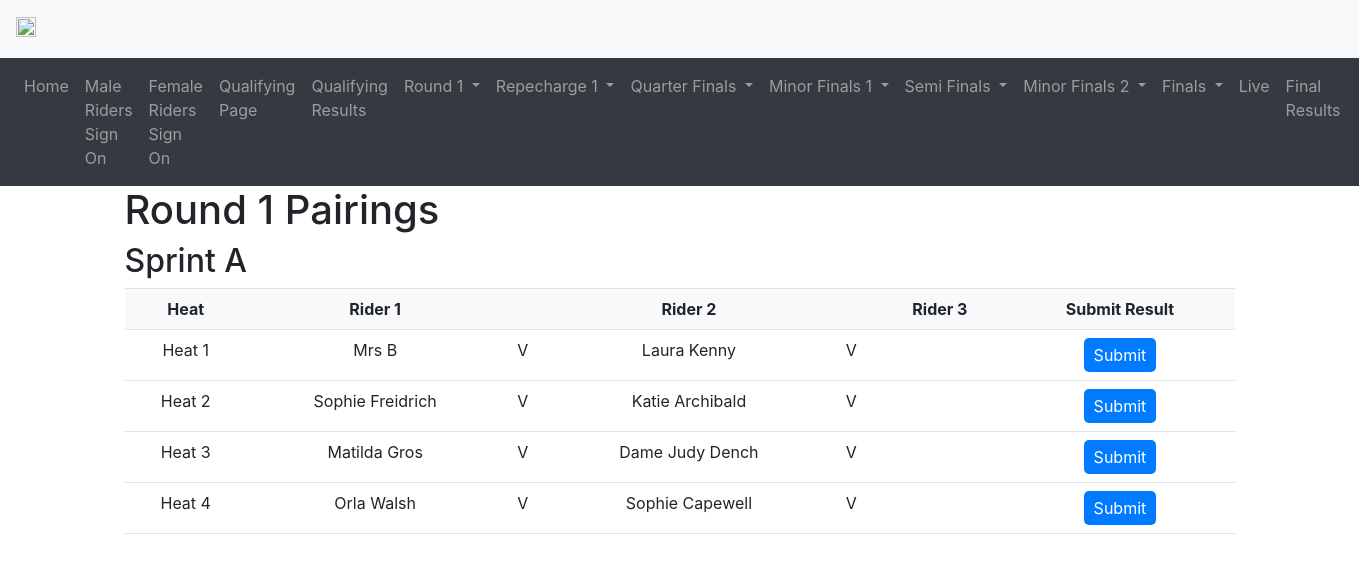
The app's page /round1_female with its own data.
### main.py (models this page shows, shortened)
class RidersFemale(Base):
    __tablename__ = 'riders_female'
    rider_number = db.Column(db.Integer, primary_key=True)
    rider_name = db.Column(db.String(50))
    rider_club = db.Column(db.String(50))
    signed_on = db.Column(db.String(50), default='No')
    qualifying_time = db.Column(db.Numeric(precision=3, asdecimal=False), nullable=True)
    seeding = db.Column(db.Integer)
    sprint_category = db.Column(db.String(50))
    round_1_pairing = db.Column(db.Integer, nullable=True)
    round_1_seeding = db.Column(db.Integer, nullable=True)
    quarter_final_seeding = db.Column(db.Integer, nullable=True)
    semi_final_seeding = db.Column(db.Integer, nullable=True)
    final_seeding = db.Column(db.Integer, nullable=True)
    final_result = db.Column(db.Integer, nullable=True)

### main.py (the view)
@app.route('/round1_female')
def round1_female():
    Session = sessionmaker(bind=engine)
    session = Session()
    riders = session.query(RidersFemale).all()
    sprint_categories = assign_sprint_categories(len(riders))
    pairings = generate_round1_pairings_female(riders, sprint_categories)
    global round1_heat_to_positions  # Declare as global
    if not round1_heat_to_positions:
        category = "default_category_female"  # Replace with your actual logic to determine category
        total_riders_in_category = get_riders_count_in_category_female(category)
        round1_heat_to_positions = get_round1_heat_to_positions(total_riders_in_category)
    return render_template('round_1_female.html', pairings=pairings, sprint_categories=sprint_categories)

### main.py (called while the page is built)
def generate_pairings_8(riders):
    pairings = []
    pairing_1 = [riders[0], riders[7]]
    pairing_2 = [riders[1], riders[6]]
    pairing_3 = [riders[2], riders[5]]
    pairing_4 = [riders[3], riders[4]]
    pairings.append(pairing_1)
    pairings.append(pairing_2)
    pairings.append(pairing_3)
    pairings.append(pairing_4)
    return pairings

def get_riders_count_in_category_female(category):
    with engine.connect() as connection:
        result = connection.execute(
            text("SELECT COUNT(*) FROM riders_female WHERE sprint_category = :category"),
            {"category": category}
        )
        count = result.scalar()
    print(f"Total riders in {category}: {count}")  # Debug Print
    return count

### templates/round_1_female.html (shortened to what this page needs)
{% extends "base.html" %}
{% block content %}
  <h1>Round 1 Pairings</h1>
  {% set sorted_categories = pairings.keys() | sort %}
  {% for category in sorted_categories %}
    {% set pairings_category = pairings[category] %}
    <h2>Sprint {{ category }}</h2>
    <div class="table-container">
      <table class="table" id="sprint{{ category }}Table">
      <thead>
        <tr>
          <th class="heat">Heat</th>
          <th class="rider-1">Rider 1</th>
          <th class="col-v"></th>
          <th class="rider-2">Rider 2</th>
          <th class="col-v"></th>
          <th class="rider-3">Rider 3</th>
          <th class="submit">Submit Result</th>
        </tr>
      </thead>
      <tbody>
        {% for pairing in pairings_category %}
          <tr>
            <td class="heat">Heat {{ loop.index }}</td>
            {% if pairing.pairing[0] != "BYE" %}
              <td class="rider-1" onclick="selectRider(this, 'sprint{{ category }}Table')">
                {{ pairing.pairing[0] }}
              </td>
            {% else %}
              <td class="rider-1"></td>
            {% endif %}
            <td class="col-v">V</td>
            {% if pairing.pairing[1] != "BYE" %}
              <td class="rider-2" onclick="selectRider(this, 'sprint{{ category }}Table')">
                {{ pairing.pairing[1] }}
              </td>
            {% else %}
              <td class="rider-2"></td>
            {% endif %}
            <td class="col-v">V</td>
            {% if pairing.pairing|length > 2 %}
              {% if pairing.pairing[2] != "BYE" %}
                <td class="rider-3" onclick="selectRider(this, 'sprint{{ category }}Table')">
                  {{ pairing.pairing[2] }}
                </td>
              {% else %}
                <td class="rider-3"></td>
              {% endif %}
            {% else %}
              <td class="rider-3"></td>
            {% endif %}
            <td class="submit">
              <button type="button" onclick="confirmResult(this)">Submit</button>
            </td>
          </tr>
        {% endfor %}
      </tbody>
    </table>
  </div>
{% endfor %}
{% endblock %}

### templates/base.html (style rules this page uses)
tr { page-break-inside: avoid; }

### templates/round_1_female.html (style rules this page uses)
table.table { border-collapse: collapse; width: 100%; }
table.table thead { background-color: #f8f9fa; }
table.table th, table.table td { padding: 8px; text-align: center; border-bottom: 1px solid #dee2e6; }
table.table th.col-v, table.table td.col-v, table.table th.col-rider-2, table.table td.col-rider-2, table.table th.col-rider-3, table.table td.col-rider-3 { padding-left: 4px; margin-left: 0px; }
table.table th { font-weight: bold; }
table.table td { vertical-align: top; }
table.table td.rider-1, table.table td.rider-2, table.table td.rider-3 { text-align: center; }
button { padding: 5px 10px; border: none; border-radius: 5px; color: #fff; background-color: #007bff; transition: background-color 0.3s; }

### records on screen
RidersFemale: rider_name "Mrs B"
RidersFemale: rider_name "Laura Kenny"
RidersFemale: rider_name "Sophie Freidrich"
RidersFemale: rider_name "Katie Archibald"
RidersFemale: rider_name "Matilda Gros"
RidersFemale: rider_name "Dame Judy Dench"
RidersFemale: rider_name "Orla Walsh"
RidersFemale: rider_name "Sophie Capewell"

### other values on screen
{{ category }} "A"
